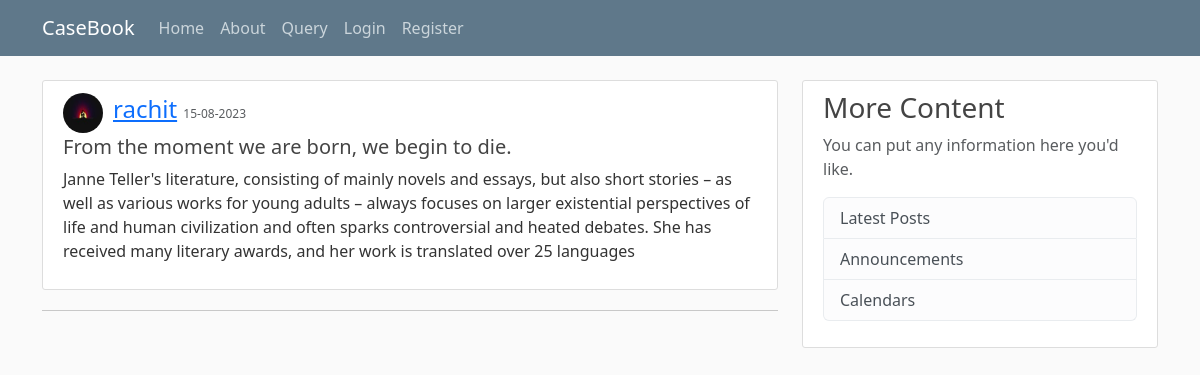
/post/6, run on the app's committed database.
### blogsite/models.py (models this page shows, shortened)
class User(db.Model, UserMixin):
    id = db.Column(db.Integer, primary_key=True)
    username = db.Column(db.String(20), unique=True, nullable=False)
    email = db.Column(db.String(100), unique=True, nullable=False)
    img_file = db.Column(db.String(20), nullable=False, default='default.jpeg')
    password = db.Column(db.String(60), nullable=False)
    posts = db.relationship('Post', backref='author', lazy=True)

class Post(db.Model):
    id = db.Column(db.Integer, primary_key=True)
    title = db.Column(db.String(50), nullable=False)
    date_posted = db.Column(db.DateTime, nullable=False, default=datetime.utcnow)
    content = db.Column(db.Text, nullable=False)
    user_id = db.Column(db.Integer, db.ForeignKey('user.id'), nullable=False)

### blogsite/routes.py (the view)
@app.route('/post/<int:post_id>')
def post(post_id):
    post = Post.query.get_or_404(post_id)
    return render_template('post.html',page_title=post.title,post=post)

### blogsite/templates/post.html (shortened to what this page needs)
{% extends "layout.html" %}
{% block page_content %}
<article class="media content-section">
  <div class="d-flex align-items-center">
    <img class="img-fluid rounded-circle article-img mr-3"
      src="{{ url_for('static',filename='profile_pic/'+post.author.img_file) }}" alt="Profile Photo of author">
    <div style="margin-left: 10px;">
      <div class="article-metadata">
        <a class="mr-2" href="#">{{ post.author.username }}</a>
        <small class="text-muted" style="font-size: 0.75rem;">{{ post.date_posted.strftime('%d-%m-%Y') }}</small>
      </div>
    </div>
  </div>
  <div class="media-body">
    <h2 class="article-title">{{ post.title }}</h2>
    <p class="article-content">{{ post.content }}</p>
  </div>
</article>
<hr>
{% endblock page_content %}

### blogsite/static/temp_style.css (style rules this page uses)
body { background: #fafafa; color: #333333; margin-top: 5rem; }
h1, h2, h3, h4, h5, h6 { color: #444444; }
.content-section { background: #ffffff; padding: 10px 20px; border: 1px solid #dddddd; border-radius: 3px; margin-bottom: 20px; }
.article-title { font-size: 1.25rem; }
.article-content { margin-top: 0.5rem; }
.article-img { height: 40px; width: 40px; }
.article-metadata { font-size: 1.5rem; margin-bottom: 0.5rem; }

### data on the page
User: img_file (picture), author.username "rachit"
Post: date_posted "15-08-2023", title "From the moment we are born, we begin to die.", content "Janne Teller's literature, consisting of mainly novels and essays, but also short stories – as well as various works for young adults – always focuses on larger existential perspectives of life and human civilization and often sparks controversial and heated debates. She has received many literary awards, and her work is translated over 25 languages"
